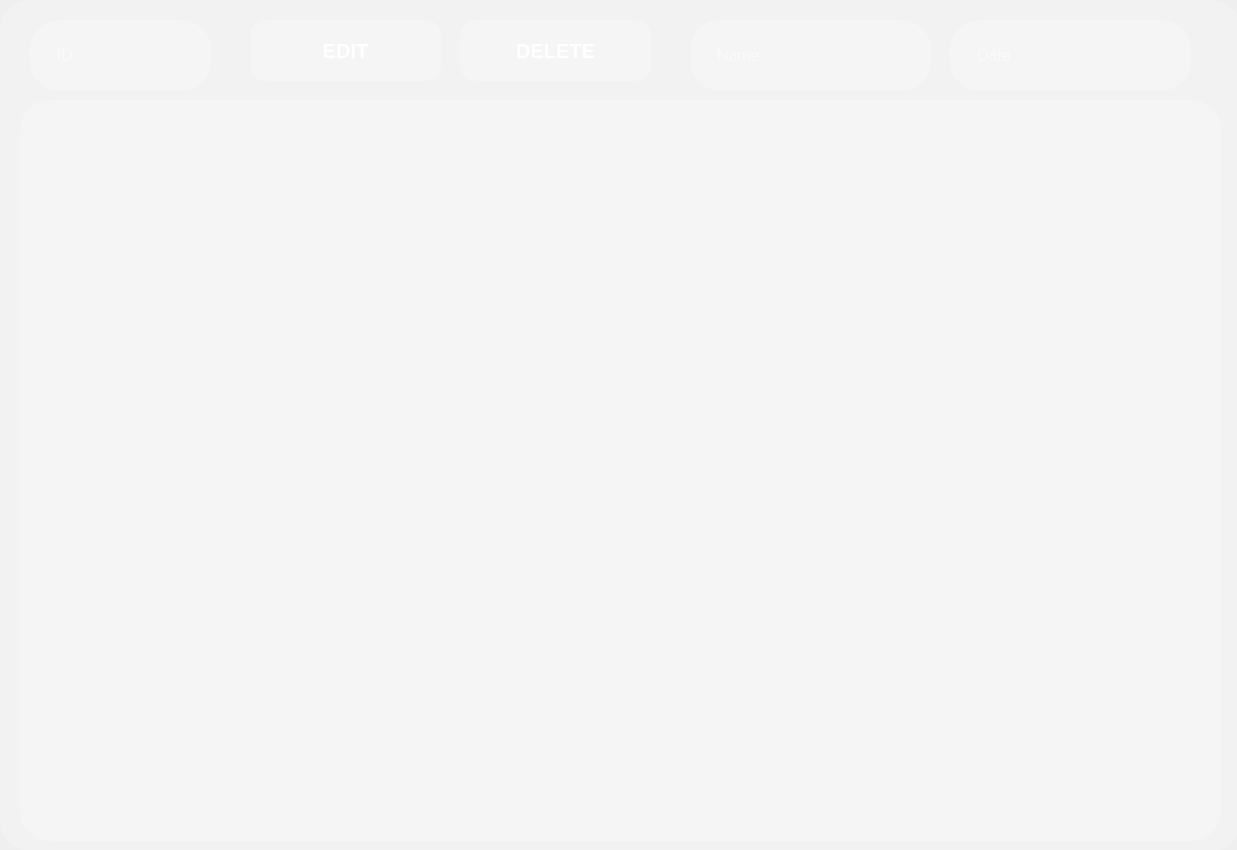
<?xml version="1.0" encoding="UTF-8"?>
<ui version="4.0">
 <class>MainWindow</class>
 <widget class="QMainWindow" name="MainWindow">
  <property name="geometry">
   <rect>
    <x>0</x>
    <y>0</y>
    <width>1237</width>
    <height>850</height>
   </rect>
  </property>
  <property name="windowTitle">
   <string>MainWindow</string>
  </property>
  <property name="styleSheet">
   <string notr="true">background-color: qlineargradient(
    spread: pad,
    x1: 1, y1: 1,
    x2: 0, y2: 0,
    stop: 0 rgba(0, 191, 255, 255), /* Голубой */
    stop: 0.5 rgba(0, 0, 255, 255), /* Синий */
    stop: 1 rgba(0, 191, 255, 255) /* Темно-синий (опционально) */
);
</string>
  </property>
  <widget class="QWidget" name="centralwidget">
   <widget class="QFrame" name="frame">
    <property name="geometry">
     <rect>
      <x>0</x>
      <y>0</y>
      <width>1241</width>
      <height>851</height>
     </rect>
    </property>
    <property name="styleSheet">
     <string notr="true">color: white;
font-size: 16pt;
background-color: none;
border: none;


 background-color:  rgba(255, 255, 255, 0.2); /* Градиент */
                border: none; /* Убираем рамку */
                color: white; /* Цвет текста */
                padding: 20px; /* Внутренний отступ */
                font-size: 16px; /* Размер шрифта */
                border-radius: 30px; /* Закругленные углы */
padding: 25px; /* Внутренний отступ */</string>
    </property>
    <property name="frameShape">
     <enum>QFrame::Shape::StyledPanel</enum>
    </property>
    <property name="frameShadow">
     <enum>QFrame::Shadow::Raised</enum>
    </property>
    <widget class="QTableView" name="tableView">
     <property name="geometry">
      <rect>
       <x>20</x>
       <y>100</y>
       <width>1201</width>
       <height>741</height>
      </rect>
     </property>
     <property name="verticalScrollBarPolicy">
      <enum>Qt::ScrollBarPolicy::ScrollBarAlwaysOff</enum>
     </property>
     <property name="horizontalScrollBarPolicy">
      <enum>Qt::ScrollBarPolicy::ScrollBarAlwaysOff</enum>
     </property>
     <property name="showGrid">
      <bool>false</bool>
     </property>
     <attribute name="horizontalHeaderDefaultSectionSize">
      <number>120</number>
     </attribute>
    </widget>
    <widget class="QPushButton" name="nextButton_2">
     <property name="geometry">
      <rect>
       <x>460</x>
       <y>20</y>
       <width>191</width>
       <height>61</height>
      </rect>
     </property>
     <property name="font">
      <font>
       <pointsize>-1</pointsize>
       <bold>true</bold>
      </font>
     </property>
     <property name="styleSheet">
      <string notr="true">
QPushButton {
                background-color:  rgba(255, 255, 255, 0.2); /* Градиент */
                border: none; /* Убираем рамку */
                color: white; /* Цвет текста */
                padding: 20px; /* Внутренний отступ */
                font-size: 20px; /* Размер шрифта */



                border-radius: 15px; /* Закругленные углы */
                box-shadow: 0 4px 10px rgba(0, 0, 0, 0.2); /* Тень */
                transition: background-color 0.3s, transform 0.3s; /* Плавный переход */
            }
            QPushButton:hover {
                background-color: rgba(255, 255, 255, 0.2); /* Изменение фона при наведении */
                transform: translateY(-2px); /* Подъем при наведении */
            }
            QPushButton:pressed {
                background-color: rgba(255, 255, 255, 0.1); /* Изменение фона при нажатии */
                transform: translateY(1px); /* Эффект нажатия */
            }</string>
     </property>
     <property name="text">
      <string>DELETE</string>
     </property>
     <property name="autoDefault">
      <bool>false</bool>
     </property>
     <property name="default">
      <bool>false</bool>
     </property>
     <property name="flat">
      <bool>false</bool>
     </property>
    </widget>
    <widget class="QPushButton" name="nextButton_3">
     <property name="geometry">
      <rect>
       <x>250</x>
       <y>20</y>
       <width>191</width>
       <height>61</height>
      </rect>
     </property>
     <property name="font">
      <font>
       <pointsize>-1</pointsize>
       <bold>true</bold>
      </font>
     </property>
     <property name="styleSheet">
      <string notr="true">
QPushButton {
                background-color:  rgba(255, 255, 255, 0.2); /* Градиент */
                border: none; /* Убираем рамку */
                color: white; /* Цвет текста */
                padding: 20px; /* Внутренний отступ */
                font-size: 20px; /* Размер шрифта */



                border-radius: 15px; /* Закругленные углы */
                box-shadow: 0 4px 10px rgba(0, 0, 0, 0.2); /* Тень */
                transition: background-color 0.3s, transform 0.3s; /* Плавный переход */
            }
            QPushButton:hover {
                background-color: rgba(255, 255, 255, 0.2); /* Изменение фона при наведении */
                transform: translateY(-2px); /* Подъем при наведении */
            }
            QPushButton:pressed {
                background-color: rgba(255, 255, 255, 0.1); /* Изменение фона при нажатии */
                transform: translateY(1px); /* Эффект нажатия */
            }</string>
     </property>
     <property name="text">
      <string>EDIT</string>
     </property>
     <property name="autoDefault">
      <bool>false</bool>
     </property>
     <property name="default">
      <bool>false</bool>
     </property>
     <property name="flat">
      <bool>false</bool>
     </property>
    </widget>
    <widget class="QLineEdit" name="lineEdit">
     <property name="geometry">
      <rect>
       <x>30</x>
       <y>20</y>
       <width>181</width>
       <height>71</height>
      </rect>
     </property>
     <property name="font">
      <font>
       <pointsize>-1</pointsize>
      </font>
     </property>
     <property name="placeholderText">
      <string>ID</string>
     </property>
    </widget>
    <widget class="QLineEdit" name="lineEdit_4">
     <property name="geometry">
      <rect>
       <x>690</x>
       <y>20</y>
       <width>241</width>
       <height>71</height>
      </rect>
     </property>
     <property name="font">
      <font>
       <pointsize>-1</pointsize>
      </font>
     </property>
     <property name="text">
      <string/>
     </property>
     <property name="placeholderText">
      <string>Name</string>
     </property>
    </widget>
    <widget class="QLineEdit" name="lineEdit_5">
     <property name="geometry">
      <rect>
       <x>950</x>
       <y>20</y>
       <width>241</width>
       <height>71</height>
      </rect>
     </property>
     <property name="font">
      <font>
       <pointsize>-1</pointsize>
      </font>
     </property>
     <property name="text">
      <string/>
     </property>
     <property name="placeholderText">
      <string>Date</string>
     </property>
    </widget>
   </widget>
  </widget>
 </widget>
 <resources/>
 <connections/>
</ui>
